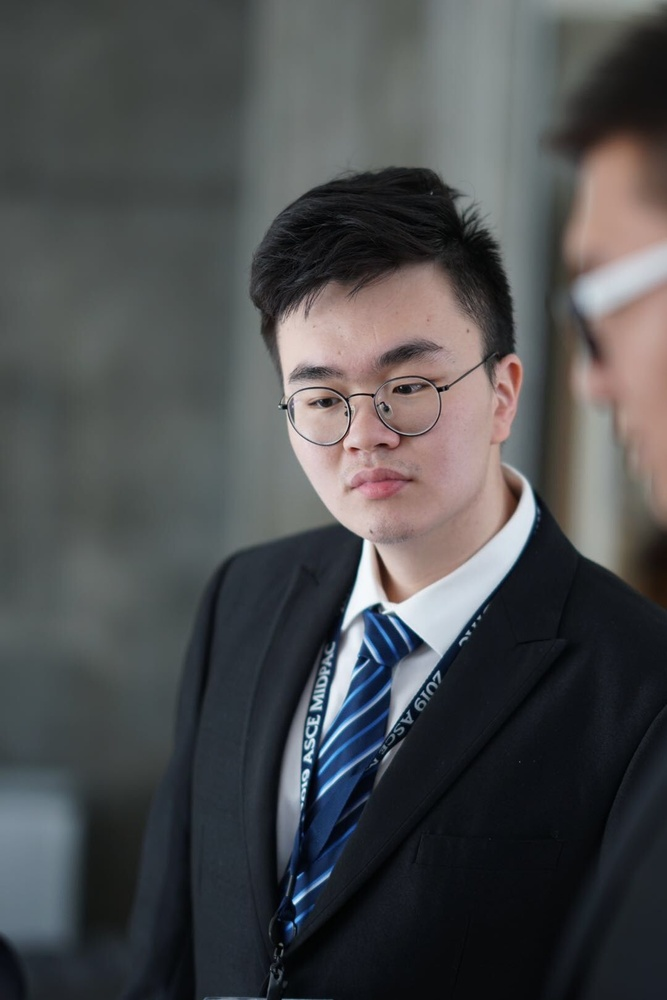
#> input picture Python Code for Operators/12.jpg, 667 x 1000 px, shrunk from 1080 x 1620 before the run
$ python Canny.py
#> lines starting #> are read from the running program, lines starting #| are printed output that depends on the picture
import cv2
#canny = cv2.Canny(image, threshold1, threshold2[, edges[, apertureSize[, L2gradient ]]])
# canny算子
lowThreshold = 0
max_lowThreshold = 100
ratio = 3
kernel_size = 3

img = cv2.imread('12.jpg')
#> img is the input picture: shape (1000, 667, 3); mean B, G, R 78.9, 77.4, 76.2
gray = cv2.cvtColor(img, cv2.COLOR_BGR2GRAY)
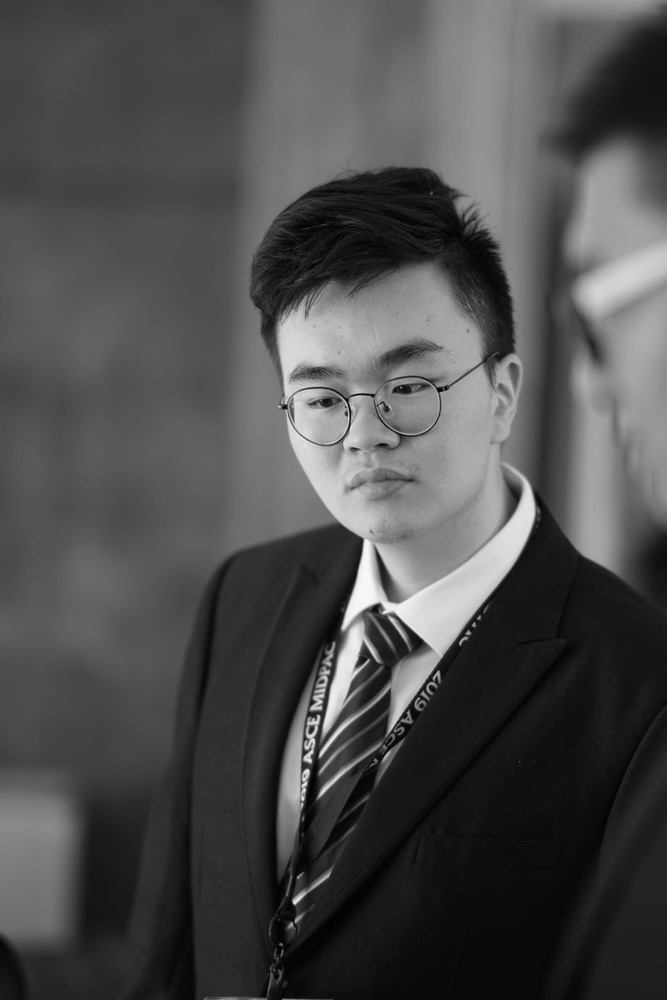
#> gray: shape (1000, 667); min 0, max 249, mean 77.2

cv2.namedWindow('canny demo')

#> (the run stopped early here; a loop or call above may not have finished)
